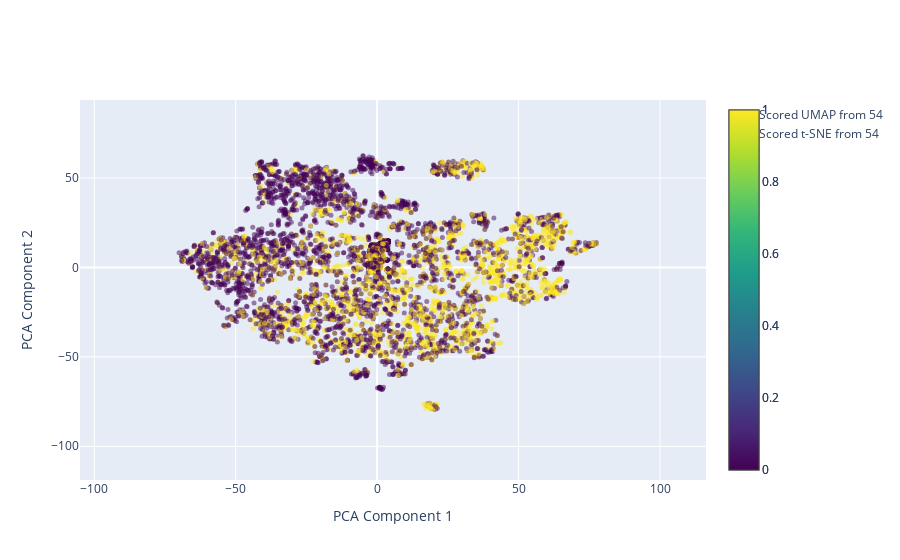

Notebook code cell kept with this figure:
### Code cell
plot_pca(
    [
    (*split_2d(umap_54), threshold, f'Scored UMAP from 54'),
    (*split_2d(tsne_54), threshold, f'Scored t-SNE from 54'),
    ], yscale=1.5
).show()

### Figure 1 — Plotly figure (JSON) as saved in the notebook; plotly's stock layout.template omitted (floating-point values rounded to 4 significant figures; data arrays with more than 128 entries replaced by an {"elided": "..."} marker saying what was removed)
{"data": [{"marker": {"color": {"elided": "5000 int values"}, "colorscale": [[0, "#440154"], [0.1111, "#482878"], [0.2222, "#3e4989"], [0.3333, "#31688e"], [0.4444, "#26828e"], [0.5556, "#1f9e89"], [0.6667, "#35b779"], [0.7778, "#6ece58"], [0.8889, "#b5de2b"], [1, "#fde725"]], "opacity": 0.5, "showscale": true, "size": 5}, "mode": "markers", "name": "Scored UMAP from 54", "type": "scatter", "x": {"elided": "5000 float values"}, "y": {"elided": "5000 float values"}}, {"marker": {"color": {"elided": "5000 int values"}, "colorscale": [[0, "#440154"], [0.1111, "#482878"], [0.2222, "#3e4989"], [0.3333, "#31688e"], [0.4444, "#26828e"], [0.5556, "#1f9e89"], [0.6667, "#35b779"], [0.7778, "#6ece58"], [0.8889, "#b5de2b"], [1, "#fde725"]], "opacity": 0.5, "showscale": true, "size": 5}, "mode": "markers", "name": "Scored t-SNE from 54", "type": "scatter", "x": {"elided": "5000 float values"}, "y": {"elided": "5000 float values"}}], "layout": {"xaxis": {"autorange": false, "range": [-105.0, 116.3], "title": {"text": "PCA Component 1"}}, "yaxis": {"autorange": false, "range": [-118.8, 93.58], "title": {"text": "PCA Component 2"}}}}
